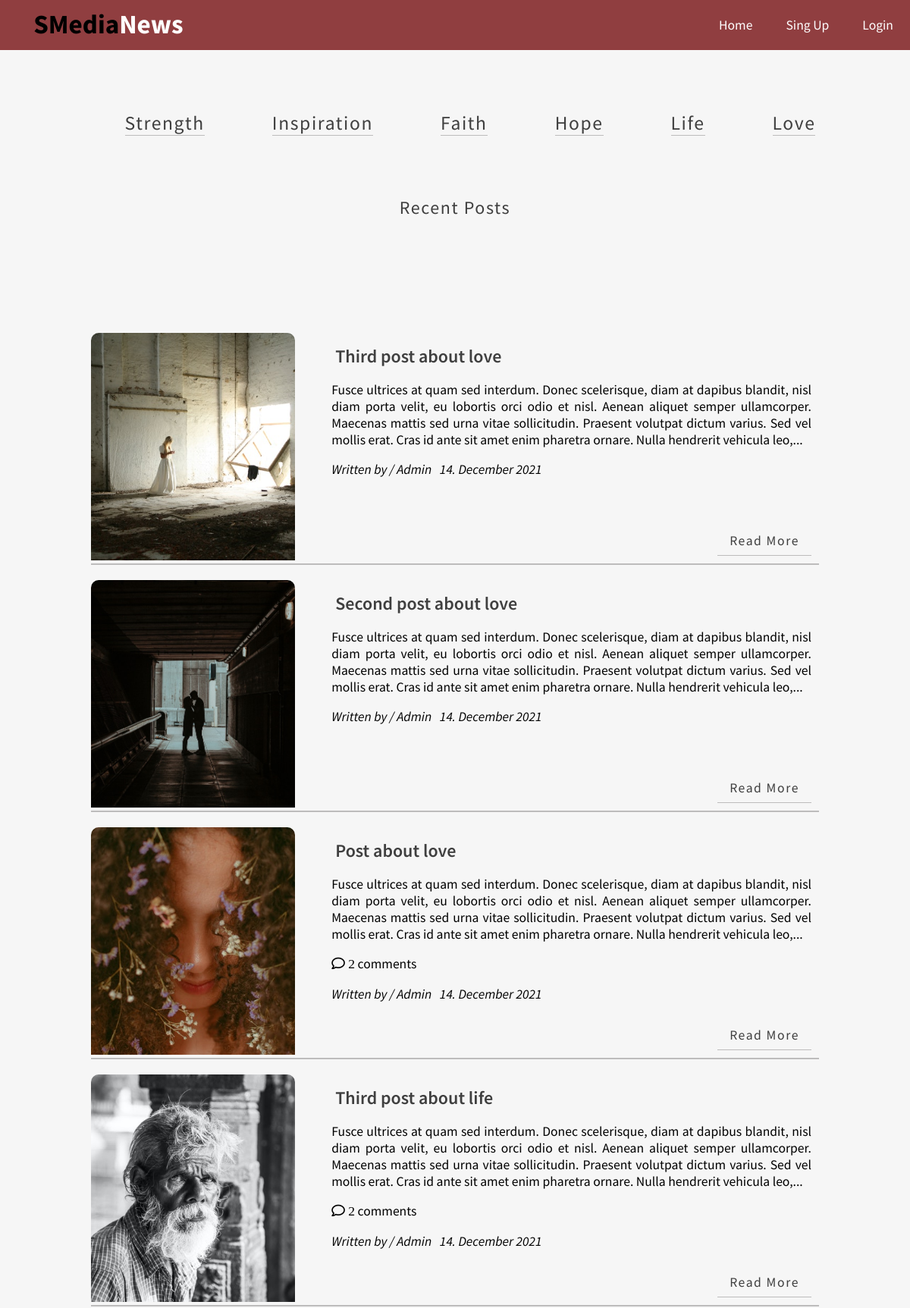
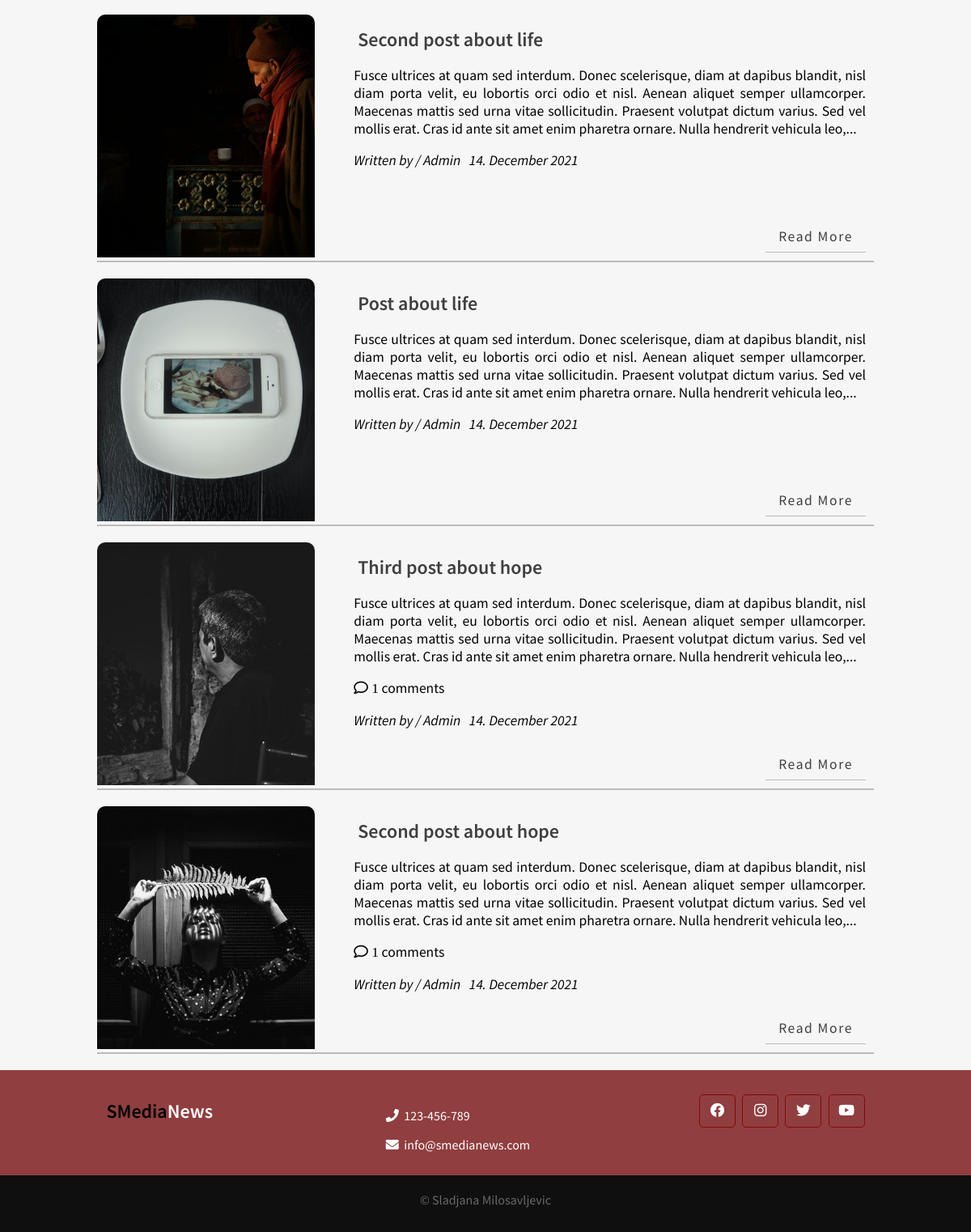
The page / on the database its author committed (2 pictures, top to bottom).
### tables this page shows
CREATE TABLE `topics` (
  `id` int(11) NOT NULL AUTO_INCREMENT,
  `name` varchar(100) NOT NULL,
  `description` text NOT NULL,
  PRIMARY KEY (`id`),
  UNIQUE KEY `name` (`name`)
);

CREATE TABLE `posts` (
  `id` int(11) NOT NULL AUTO_INCREMENT,
  `user_id` int(11) NOT NULL,
  `topic_id` int(11) DEFAULT NULL,
  `title` varchar(255) NOT NULL,
  `image` varchar(255) NOT NULL,
  `body` text NOT NULL,
  `published` tinyint(4) NOT NULL,
  `created_at` datetime NOT NULL DEFAULT CURRENT_TIMESTAMP,
  PRIMARY KEY (`id`),
  KEY `topic_id` (`topic_id`),
  CONSTRAINT `posts_ibfk_1` FOREIGN KEY (`topic_id`) REFERENCES `topics` (`id`) ON DELETE SET NULL ON UPDATE CASCADE
);

CREATE TABLE `users` (
  `id` int(11) NOT NULL AUTO_INCREMENT,
  `admin` tinyint(4) NOT NULL,
  `username` varchar(255) NOT NULL,
  `email` varchar(255) NOT NULL,
  `password` varchar(255) NOT NULL,
  `created_at` timestamp NOT NULL DEFAULT CURRENT_TIMESTAMP,
  PRIMARY KEY (`id`),
  UNIQUE KEY `email` (`email`)
);

### app/controllers/topics.php (called while the page is built, shortened)
<?php
include(ROOT_PATH . "/app/database/db.php");
$table = 'topics';
$topics = selectAll($table);

### app/database/db.php (called while the page is built, shortened)
<?php
require('connect.php');
function executeQuery($sql, $data)
{
    global $conn;
    $stmt =  $conn->prepare($sql);
    $values = array_values($data);
    $types = str_repeat('s', count($values));
    $stmt->bind_param($types, ...$values);
    $stmt->execute();
    return $stmt;
}
function selectAll($table, $conditions = [])
{
    global $conn;
    $sql = "SELECT * FROM $table ";
    if (empty($conditions)) {
        $stmt = $conn->prepare($sql);
        $stmt->execute();
        $records = $stmt->get_result()->fetch_all(MYSQLI_ASSOC);
        return $records;
    }
}
function getPublishedPosts()
{
    $sql = "SELECT p.*, u.username FROM posts AS p JOIN users AS u ON p.user_id=u.id WHERE p.published=? ORDER BY p.created_at DESC";
    $sql = $sql . " LIMIT 8";
    $stmt = executeQuery($sql, ['published' => 1]);
    $records = $stmt->get_result()->fetch_all(MYSQLI_ASSOC);
    return $records;
}
function totalComments()
{
    global $conn;
    $sql = "SELECT title,count(posts.id) as Total FROM posts JOIN comments ON posts.id = comments.post_comm_id WHERE comments.published = 1 GROUP BY posts.id";
    $stmt = $conn->prepare($sql);
    $stmt->execute();
    $records = $stmt->get_result()->fetch_all(MYSQLI_ASSOC);
    return $records;
}

### index.php (the view, shortened to what this page needs)
<?php
include(ROOT_PATH . "/app/controllers/topics.php");
$posts = array();
$postsTitle = 'Recent Posts';
$comment = totalComments();
if (isset($_GET['t_id'])) {
    $posts = getPostsByTopicId($_GET['t_id']);
    $postsTitle = $topic['description'];
} else {
    $posts = getPublishedPosts();
}
?>
<!DOCTYPE html>
<html lang="en">
<head>
    <link rel="stylesheet" href="https://use.fontawesome.com/releases/v5.15.1/css/all.css">
    <link rel="stylesheet" href="assets/css/style.css">
</head>
<body>
    <?php include(ROOT_PATH . "/app/includes/header.php"); ?>
    <div class="page-wrapper">
        <div class="topics-nav clearfix">
            <div class="section topics">
                <ul>
                    <?php foreach ($topics as $key => $topic) : ?>
                        <li><a href="<?php echo BASE_URL . '/index.php?t_id=' . $topic['id'] . '&name=' . $topic['name']; ?>"><?php echo $topic['name']; ?></a></li>
                    <?php endforeach; ?>
                </ul>
            </div>
        </div>
        <div class="content clearfix">
            <div class="main-content">
                <h2 class="recent-post-title"><?php echo $postsTitle ?></h2>
                <?php foreach ($posts as $post) : ?>
                    <div class="post clearfix">
                        <div class="post-image">
                            <img src="<?php echo BASE_URL . '/assets/img/' . $post['image']; ?>">
                        </div>
                        <div class=" post-preview">
                            <h3><a href="single.php?id=<?php echo $post['id']; ?>"><?php echo $post['title']; ?></a></h3>
                            <p class="preview-text">
                                <?php echo html_entity_decode(preg_replace('/\s+?(\S+)?$/', '', substr($post['body'], 0, 350)) . '...') ?></p>
                            <p>
                                <?php foreach ($comment as $key => $comm) : ?>
                                    <?php if ($post['title'] == $comm['title']) : ?>
                                        <i class="far fa-comment"> <?php echo $comm['Total']; ?> </i> comments
                                    <?php endif; ?>
                                <?php endforeach; ?>
                            </p>
                            <p>
                                <i>Written by / <?php echo ucwords($post['username']); ?></i>
                                <i> <?php echo date('j. F Y', strtotime($post['created_at'])); ?></i>
                            </p>
                            <a href="single.php?id=<?php echo $post['id']; ?>" class="btn read-more">Read More</a>
                        </div>
                    </div>
                <?php endforeach; ?>
            </div>
        </div>
    </div>
    <?php include(ROOT_PATH . "/app/includes/footer.php"); ?>
</body>
</html>

### app/includes/header.php (shortened to what this page needs)
<header>
    <a href="<?php echo BASE_URL . '/index.php' ?>" class="logo">
        <h1 class="logo-text"><span>SMedia</span>News</h1>
    </a>
    <ul class="nav">
        <li>
            <a href="<?php echo BASE_URL . '/index.php' ?>">Home</a>
        </li>
        <?php if (isset($_SESSION['id'])) : ?>
            <li>
                <a href="#"><i class="fa fa-user"></i> <?php echo $_SESSION['username']; ?> <i class="fa fa-chevron-down"></i></a>
                <ul>
                    <?php if ($_SESSION['admin']) : ?>
                        <li><a href="<?php echo BASE_URL . '/admin/dashboard.php' ?>">Dashboard</a></li>
                    <?php endif; ?>
                    <li><a href="<?php echo BASE_URL . '/logout.php' ?>" class="logout">Logout</a></li>
                </ul>
            </li>
        <?php else : ?>
            <li><a href="<?php echo BASE_URL . '/register.php' ?>">Sing Up</a></li>
            <li><a href="<?php echo BASE_URL . '/login.php' ?>">Login</a></li>
        <?php endif; ?>
    </ul>
</header>

### app/includes/footer.php
<div class="footer">
    <div class="footer-content">
        <div class="footer-section about">
            <h3 class="logo-text"><span>SMedia</span>News</h3>
            <div class="contact">
                <span><i class="fas fa-phone"></i>&nbsp; 123-456-789</span>
                <span><i class="fas fa-envelope"></i>&nbsp; info@smedianews.com</span>
            </div>
            <div class="socials">
                <a href="https://www.facebook.com/" target="_blank"><i class="fab fa-facebook"></i></a>
                <a href="https://www.instagram.com/" target="_blank"><i class="fab fa-instagram"></i></a>
                <a href="https://twitter.com/" target="_blank"><i class="fab fa-twitter"></i></a>
                <a href="https://www.youtube.com/" target="_blank"><i class="fab fa-youtube"></i></a>
            </div>
        </div>
    </div>
    <div class="footer-bottom">
        &copy; Sladjana Milosavljevic
    </div>
</div>

### assets/css/style.css (style rules this page uses)
* { box-sizing: border-box; }
html, body { height: 100%; padding: 0px; margin: 0px; background: #f6f6f6; font-family: 'Source Sans Pro', sans-serif; }
h1, h2, h3, h4, h5, h6 { color: #0f0f0f; margin: 5px; }
a { text-decoration: none; color: inherit; font-size: 1.1rem; }
.clearfix::after { content: ''; display: block; clear: both; }
.btn { padding: .5rem 1rem; color: #3f3f3f; border-bottom: 1px solid #bdbcbc; font-size: 1.1rem; font-weight: 400; letter-spacing: .1rem; transition: all 0.3s ease-in-out; }
p { font-size: 1.1rem; }
header { background: #903e40; height: 66px; }
header .logo { float: left; height: inherit; margin-left: 2em; }
header .logo-text { margin: 9px; }
header .logo-text span { color: #000000; margin: 0; padding: 0; }
header ul { float: right; margin: 0px; padding: 0px; list-style: none; }
header ul li { float: left; position: relative; }
header ul li a { display: block; padding: 22px; font-size: 1.1em; text-decoration: none; }
header * { color: white; }
.page-wrapper { min-height: 100%; }
.topics-nav { width: 100%; margin: auto; }
.topics-nav .section.topics { margin: 80px; }
.topics-nav .section.topics ul { list-style: none; display: flex; flex-wrap: wrap; justify-content: space-around; }
.topics-nav .section.topics ul li a { font-size: 1.6rem; font-weight: 400; letter-spacing: .1rem; border-bottom: 1px solid #bdbcbc; transition: all 0.3s ease-in-out; color: #3f3f3f; }
.content { width: 100%; }
.content .main-content .post { width: 80%; margin: 20px auto; border-bottom: 2px solid #bdbcbc; position: relative; }
.content .main-content .post .post-preview { width: 68%; float: right; padding: 10px; text-align: justify; }
.content .main-content .post .post-image { max-width: 28%; width: 100%; margin: 0 auto; float: left; }
.content .main-content .post .post-image img { width: 100%; height: 300px; object-fit: cover; border-top-left-radius: 10px; border-top-right-radius: 10px; }
.content .main-content .recent-post-title { text-align: center; margin-bottom: 150px; color: #3f3f3f; letter-spacing: .1rem; font-weight: 400; }
.content .main-content .post .post-preview h3 a { font-size: 1.5rem; font-weight: 600; color: #3f3f3f; }
.content .main-content .post .read-more { position: absolute; bottom: 10px; right: 10px; border-bottom: 1px solid #bdbcbc; font-size: 1.1rem; font-weight: 400; letter-spacing: .1rem; transition: all 0.3s ease-in-out; color: #3f3f3f; }
.auth-comment .comment-details p, span { padding: 0; margin: 1rem; }
.footer { background: #903e40; color: #fff; height: 200px; position: relative; }
.footer .footer-content .footer-section { padding: 30px; display: flex; flex-wrap: wrap; justify-content: space-around; }
.footer .footer-content h3 { color: white; font-weight: 600; font-size: 1.5rem; }
.footer .footer-content .about h3 span { color: #000; margin: 0; }
.footer .footer-content .about .contact span { display: block; margin-bottom: 4px; }
.footer .footer-content .about .socials a { border: 1px solid #850905; width: 45px; height: 41px; padding-top: 8px; margin-right: 5px; text-align: center; display: inline-block; border-radius: 5px; transition: all .3s; }
.footer .footer-bottom { background: #0f0f0f; color: #686868; height: 70px; text-align: center; position: absolute; bottom: 0px; left: 0px; padding-top: 20px; width: 100%; }

### rows shown on the page
topics: name "Strength"
topics: name "Inspiration"
topics: name "Faith"
topics: name "Hope"
topics: name "Life"
topics: name "Love"
posts: image (picture), title "Third post about love", body "Fusce ultrices at quam sed interdum. Donec scelerisque, diam at dapibus blandit, nisl diam porta velit, eu lobortis orci odio et nisl. Aenean aliquet semper ullamcorper. Maecenas mattis sed urna vitae sollicitudin. Praesent volutpat dictum varius. Sed vel mollis erat. Cras id ante sit amet enim pharetra ornare. Nulla hendrerit vehicula leo,...", user.username "Admin", created_at "14. December 2021"
posts: image (picture), title "Second post about love", body "Fusce ultrices at quam sed interdum. Donec scelerisque, diam at dapibus blandit, nisl diam porta velit, eu lobortis orci odio et nisl. Aenean aliquet semper ullamcorper. Maecenas mattis sed urna vitae sollicitudin. Praesent volutpat dictum varius. Sed vel mollis erat. Cras id ante sit amet enim pharetra ornare. Nulla hendrerit vehicula leo,...", user.username "Admin", created_at "14. December 2021"
posts: image (picture), title "Post about love", body "Fusce ultrices at quam sed interdum. Donec scelerisque, diam at dapibus blandit, nisl diam porta velit, eu lobortis orci odio et nisl. Aenean aliquet semper ullamcorper. Maecenas mattis sed urna vitae sollicitudin. Praesent volutpat dictum varius. Sed vel mollis erat. Cras id ante sit amet enim pharetra ornare. Nulla hendrerit vehicula leo,...", Total "2", user.username "Admin", created_at "14. December 2021"
posts: image (picture), title "Third post about life", body "Fusce ultrices at quam sed interdum. Donec scelerisque, diam at dapibus blandit, nisl diam porta velit, eu lobortis orci odio et nisl. Aenean aliquet semper ullamcorper. Maecenas mattis sed urna vitae sollicitudin. Praesent volutpat dictum varius. Sed vel mollis erat. Cras id ante sit amet enim pharetra ornare. Nulla hendrerit vehicula leo,...", Total "2", user.username "Admin", created_at "14. December 2021"
posts: image (picture), title "Second post about life", body "Fusce ultrices at quam sed interdum. Donec scelerisque, diam at dapibus blandit, nisl diam porta velit, eu lobortis orci odio et nisl. Aenean aliquet semper ullamcorper. Maecenas mattis sed urna vitae sollicitudin. Praesent volutpat dictum varius. Sed vel mollis erat. Cras id ante sit amet enim pharetra ornare. Nulla hendrerit vehicula leo,...", user.username "Admin", created_at "14. December 2021"
posts: image (picture), title "Post about life", body "Fusce ultrices at quam sed interdum. Donec scelerisque, diam at dapibus blandit, nisl diam porta velit, eu lobortis orci odio et nisl. Aenean aliquet semper ullamcorper. Maecenas mattis sed urna vitae sollicitudin. Praesent volutpat dictum varius. Sed vel mollis erat. Cras id ante sit amet enim pharetra ornare. Nulla hendrerit vehicula leo,...", user.username "Admin", created_at "14. December 2021"
posts: image (picture), title "Third post about hope", body "Fusce ultrices at quam sed interdum. Donec scelerisque, diam at dapibus blandit, nisl diam porta velit, eu lobortis orci odio et nisl. Aenean aliquet semper ullamcorper. Maecenas mattis sed urna vitae sollicitudin. Praesent volutpat dictum varius. Sed vel mollis erat. Cras id ante sit amet enim pharetra ornare. Nulla hendrerit vehicula leo,...", Total "1", user.username "Admin", created_at "14. December 2021"
posts: image (picture), title "Second post about hope", body "Fusce ultrices at quam sed interdum. Donec scelerisque, diam at dapibus blandit, nisl diam porta velit, eu lobortis orci odio et nisl. Aenean aliquet semper ullamcorper. Maecenas mattis sed urna vitae sollicitudin. Praesent volutpat dictum varius. Sed vel mollis erat. Cras id ante sit amet enim pharetra ornare. Nulla hendrerit vehicula leo,...", Total "1", user.username "Admin", created_at "14. December 2021"

### other values the page prints
$postsTitle "Recent Posts"
